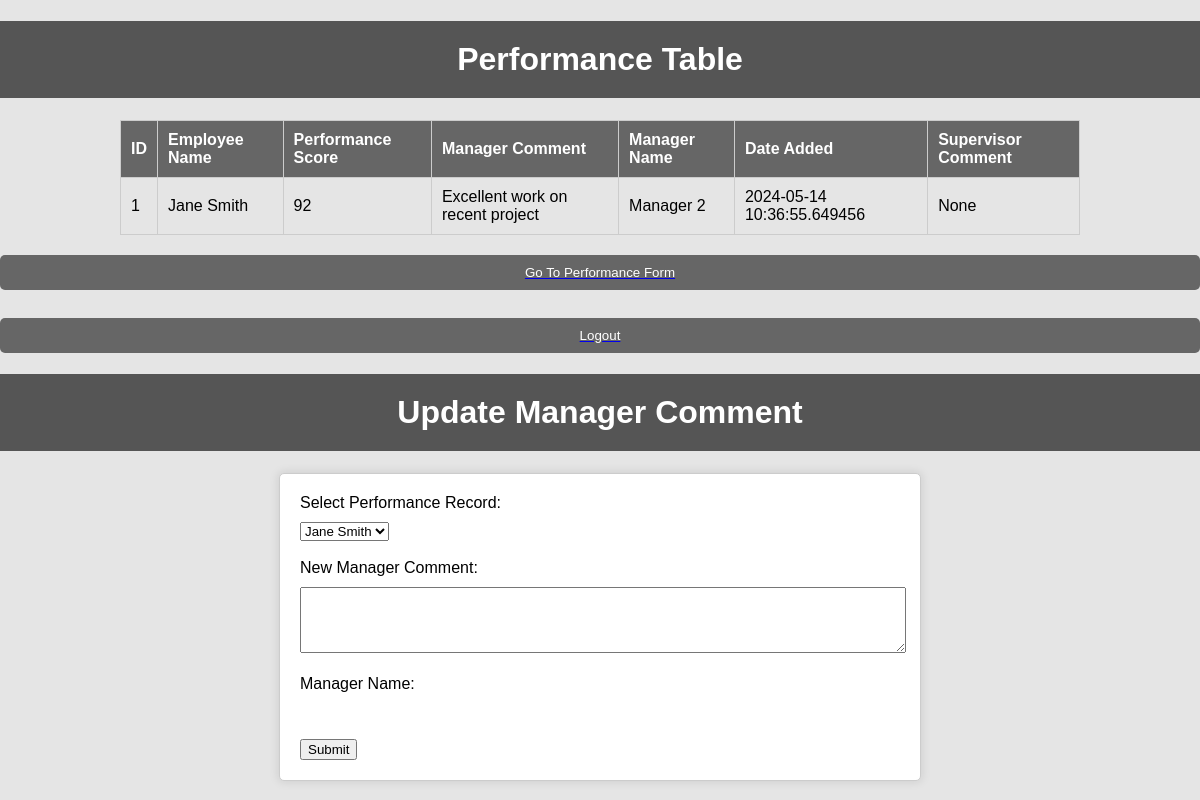
Page /manager on the committed database.
### app.py (models this page shows)
class Performance(db.Model):
    id = db.Column(db.Integer, primary_key=True)
    employee_name = db.Column(db.String(255),unique=True, nullable=False)
    performance_score = db.Column(db.Integer, nullable=False)
    manager_comment = db.Column(db.String(255), nullable=False)
    manager_name = db.Column(db.String(255), nullable=False)
    date_added = db.Column(db.DateTime, nullable=False, default=datetime.utcnow)
    supervisor_comment = db.Column(db.String(255))

### app.py (the view)
@app.route('/manager', methods=['GET', 'POST'])
def manager():
    performances = Performance.query.all()
    return render_template('show_performance.html', performances=performances)

### templates/show_performance.html (shortened to what this page needs)
<!DOCTYPE html>
<html lang="en">
<head>
</head>
<body>
    <h1>Performance Table</h1>
    <table>
        <thead>
            <tr>
                <th>ID</th>
                <th>Employee Name</th>
                <th>Performance Score</th>
                <th>Manager Comment</th>
                <th>Manager Name</th>
                <th>Date Added</th>
                <th>Supervisor Comment</th>
            </tr>
        </thead>
        <tbody>
            {% for performance in performances %}
            <tr>
                <td>{{ performance.id }}</td>
                <td>{{ performance.employee_name }}</td>
                <td>{{ performance.performance_score }}</td>
                <td>{{ performance.manager_comment }}</td>
                <td>{{ performance.manager_name }}</td>
                <td>{{ performance.date_added }}</td>
                <td>{{ performance.supervisor_comment }}</td>
            </tr>
            {% endfor %}
        </tbody>
    </table>
    <div class="button-container">
        <a href="/test_add_performance"><button>Go To Performance Form</button></a>
        <a href="{{ url_for('login') }}" style="margin-left: 10px;"><button>Logout</button></a>
    </div>
    <h1>Update Manager Comment</h1>
    <form method="POST" action="/update_comment">
        <label for="performance_id">Select Performance Record:</label>
        <select id="performance_id" name="performance_id">
            {% for performance in performances %}
                <option value="{{ performance.id }}">{{ performance.employee_name }}</option>
            {% endfor %}
        </select><br><br>
        <label for="comment">New Manager Comment:</label>
        <textarea id="comment" name="comment" rows="4" cols="50" required></textarea><br><br>
        <label>Manager Name:</label>
        <br><br>
        <input type="submit" value="Submit">
    </form>
</body>
</html>

### templates/show_performance.html (style rules this page uses)
body { font-family: Arial, sans-serif; margin: 0; padding: 0; background-color: #e5e5e5; }
h1 { text-align: center; padding: 20px 0; background-color: #555; color: #fff; }
table { width: 80%; margin: 20px auto; border-collapse: collapse; }
th, td { padding: 10px; border: 1px solid #ccc; text-align: left; }
th { background-color: #666; color: #fff; }
form { width: 50%; margin: 20px auto; padding: 20px; background-color: #fff; border: 1px solid #ccc; border-radius: 5px; box-shadow: 0px 0px 10px 1px rgba(0,0,0,0.1); }
label { display: block; margin-bottom: 10px; }
textarea { width: 100%; resize: vertical; }
button { display: block; width: 100%; padding: 10px; margin-top: 10px; background-color: #666; color: #fff; border: none; border-radius: 5px; cursor: pointer; }

### rows in the picture
Performance: id "1", employee_name "Jane Smith", performance_score "92", manager_comment "Excellent work on recent project", manager_name "Manager 2", date_added "2024-05-14 10:36:55.649456", supervisor_comment "None"

### other values in the picture
form field performance_id "Jane Smith"
